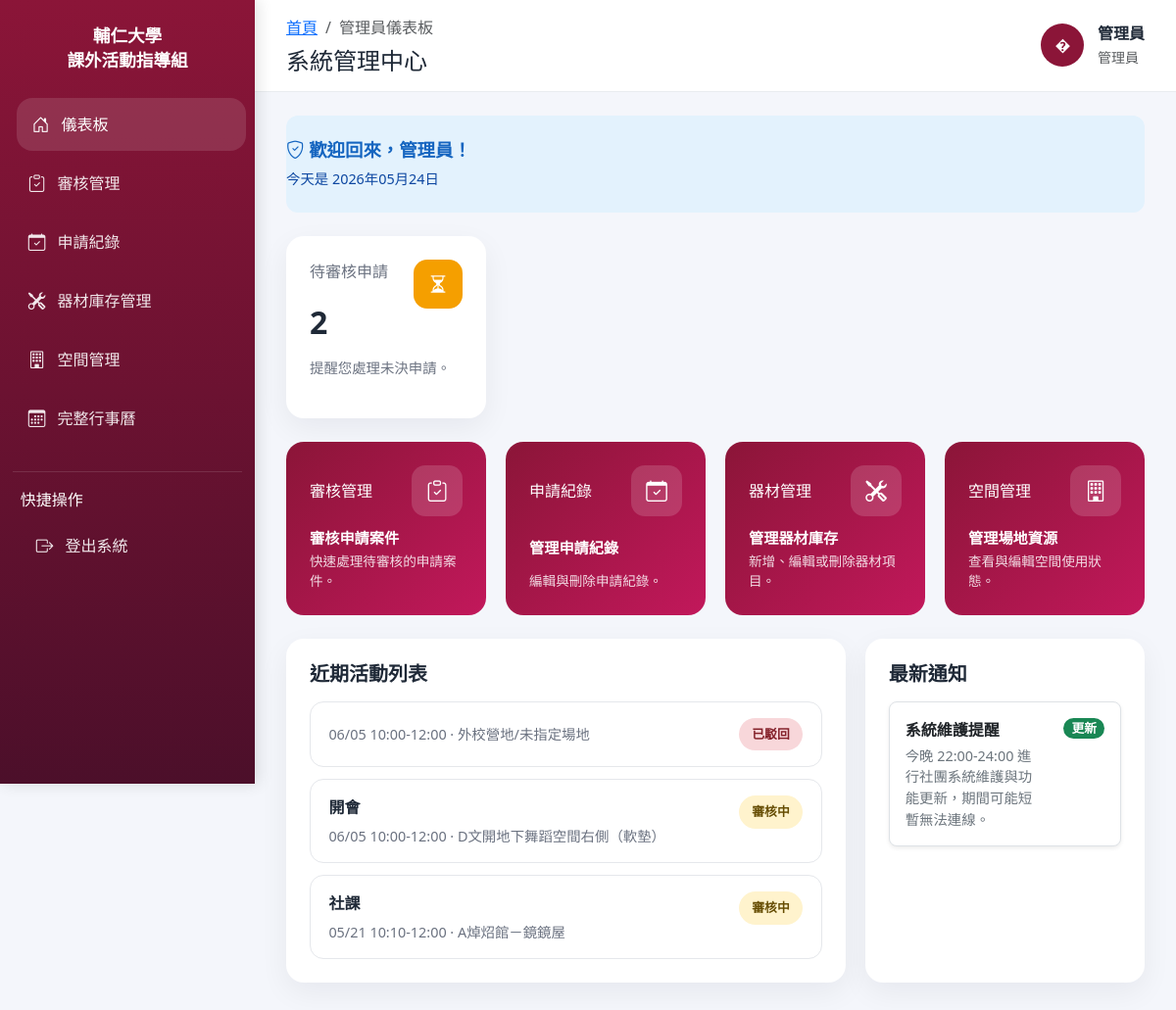
The page /admin/dashboard.php (signed in) on the database its author committed.
### tables this page shows
CREATE TABLE `events` (
  `event_id` int(11) NOT NULL,
  `user_id` int(11) NOT NULL,
  `event_name` varchar(255) NOT NULL,
  `club_name` varchar(100) NOT NULL,
  `description` text,
  `document_path` varchar(255) DEFAULT NULL,
  `venue_doc_path` varchar(255) DEFAULT NULL,
  `equipment_doc_path` varchar(255) DEFAULT NULL,
  `start_time` datetime NOT NULL,
  `end_time` datetime NOT NULL,
  `status` enum('pending','approved','rejected','cancelled') DEFAULT 'pending',
  `review_note` text,
  `original_event_id` int(11) DEFAULT NULL,
  `created_at` timestamp NULL DEFAULT CURRENT_TIMESTAMP
);

CREATE TABLE `spaces` (
  `space_id` int(11) NOT NULL,
  `space_name` varchar(100) NOT NULL,
  `capacity` int(11) DEFAULT NULL,
  `space_status` enum('available','maintenance') DEFAULT 'available',
  `created_at` timestamp NULL DEFAULT CURRENT_TIMESTAMP,
  `status` int(11) NOT NULL
);

CREATE TABLE `notifications` (
  `id` int(11) NOT NULL,
  `title` varchar(255) NOT NULL,
  `content` text NOT NULL,
  `type` varchar(50) DEFAULT 'info',
  `created_at` timestamp NULL DEFAULT CURRENT_TIMESTAMP
);

### admin/dashboard.php (the view, shortened to what this page needs)
<?php
require_once(__DIR__ . "/../DB/db_config.php");
$user_name = $_SESSION['user_name'] ?? '管理員';
$pending_count = 0;
$recent_events = [];
$sql_pending = "SELECT COUNT(*) AS cnt FROM events WHERE status = 'pending'";
$result_pending = $conn->query($sql_pending);
if ($result_pending) {
    $row = $result_pending->fetch_assoc();
    $pending_count = intval($row['cnt']);
}
$sql_recent = "SELECT e.event_id, e.event_name, e.club_name, e.start_time, e.end_time, e.status, s.space_name
               FROM events e
               LEFT JOIN reservations r ON e.event_id = r.event_id
               LEFT JOIN spaces s ON r.space_id = s.space_id
               ORDER BY e.event_id DESC
               LIMIT 5";
$result_recent = $conn->query($sql_recent);
if ($result_recent) {
    $recent_events = $result_recent->fetch_all(MYSQLI_ASSOC);
}
$notifications = [];
$noti_sql = "SELECT title, content, type FROM notifications ORDER BY created_at DESC LIMIT 3";
$noti_result = $conn->query($noti_sql);
if ($noti_result) {
    while ($row = $noti_result->fetch_assoc()) {
        $notifications[] = $row;
    }
}
?>
<!DOCTYPE html>
<html lang="zh-TW">
<head>
    <link href="https://cdn.jsdelivr.net/npm/bootstrap@5.3.0/dist/css/bootstrap.min.css" rel="stylesheet">
    <link href="https://cdn.jsdelivr.net/npm/bootstrap-icons@1.10.5/font/bootstrap-icons.css" rel="stylesheet">
</head>
<body>
    <aside class="sidebar">
        <div class="brand">
            <h4>輔仁大學<br>課外活動指導組</h4>
        </div>
        <nav class="nav flex-column">
            <a class="nav-link active" href="dashboard.php"><i class="bi bi-house-door"></i> 儀表板</a>
            <a class="nav-link" href="review.php"><i class="bi bi-clipboard-check"></i> 審核管理</a>
            <a class="nav-link" href="event_mgmt.php"><i class="bi bi-calendar-check"></i> 申請紀錄</a>
            <a class="nav-link" href="equipment_mgmt.php"><i class="bi bi-tools"></i> 器材庫存管理</a>
            <a class="nav-link" href="space_mgmt.php"><i class="bi bi-building"></i> 空間管理</a>
            <a class="nav-link" href="calendar.php"><i class="bi bi-calendar3"></i> 完整行事曆</a>
        </nav>
        <div class="sidebar-section">
            <p class="mb-2">快捷操作</p>
            <a class="nav-link" href="../logout.php"><i class="bi bi-box-arrow-right"></i> 登出系統</a>
        </div>
    </aside>
    <main class="main-content">
        <header class="top-navbar">
            <div>
                <ol class="breadcrumb mb-0">
                    <li class="breadcrumb-item"><a href="dashboard.php">首頁</a></li>
                    <li class="breadcrumb-item active" aria-current="page">管理員儀表板</li>
                </ol>
                <h4 class="mt-2 mb-0">系統管理中心</h4>
            </div>
            <div class="user-card" style="cursor: pointer;" onclick="location.href='profile.php'" title="點擊查看個人檔案">
                <div class="user-avatar"><?php echo htmlspecialchars(substr($user_name, 0, 1)); ?></div>
                <div>
                    <div class="fw-bold"><?php echo htmlspecialchars($user_name); ?></div>
                    <small class="text-muted">管理員</small>
                </div>
            </div>
        </header>
        <section class="dashboard-grid">
            <div class="welcome-banner">
                <div class="welcome-inner">
                    <div>
                        <h5>
                            <i class="bi bi-shield-check"></i> 歡迎回來，<?php echo htmlspecialchars($user_name); ?>！
                        </h5>
                        <p>
                            今天是 <?php echo date('Y年m月d日'); ?>
                        </p>
                    </div>
                </div>
            </div>
            <div class="summary-row">
                <div class="card-panel pending">
                    <div class="d-flex justify-content-between align-items-start">
                        <div>
                            <div class="label">待審核申請</div>
                            <div class="value"><?php echo htmlspecialchars($pending_count); ?></div>
                        </div>
                        <div class="icon-box"><i class="bi bi-hourglass-split"></i></div>
                    </div>
                    <p class="footer-note">提醒您處理未決申請。</p>
                </div>
            </div>
            <div class="quick-actions">
                <div class="action-card review" onclick="location.href='review.php'">
                    <div class="action-top">
                        <span>審核管理</span>
                        <div class="action-icon"><i class="bi bi-clipboard-check"></i></div>
                    </div>
                    <h6>審核申請案件</h6>
                    <p>快速處理待審核的申請案件。</p>
                </div>
                <div class="action-card event" onclick="location.href='event_mgmt.php'">
                    <div class="action-top">
                        <span>申請紀錄</span>
                        <div class="action-icon"><i class="bi bi-calendar-check"></i></div>
                    </div>
                    <h6>管理申請紀錄</h6>
                    <p>編輯與刪除申請紀錄。</p>
                </div>
                <div class="action-card equipment" onclick="location.href='equipment_mgmt.php'">
                    <div class="action-top">
                        <span>器材管理</span>
                        <div class="action-icon"><i class="bi bi-tools"></i></div>
                    </div>
                    <h6>管理器材庫存</h6>
                    <p>新增、編輯或刪除器材項目。</p>
                </div>
                <div class="action-card space" onclick="location.href='space_mgmt.php'">
                    <div class="action-top">
                        <span>空間管理</span>
                        <div class="action-icon"><i class="bi bi-building"></i></div>
                    </div>
                    <h6>管理場地資源</h6>
                    <p>查看與編輯空間使用狀態。</p>
                </div>
            </div>
            <div class="panel-row">
                <section class="panel-full">
                    <h5>近期活動列表</h5>
                    <div class="event-list">
                        <?php if (empty($recent_events)): ?>
                            <div class="event-card">
                                <div class="title">目前尚無近期活動申請。</div>
                            </div>
                        <?php else: ?>
                            <?php foreach ($recent_events as $event): ?>
                                <?php
                                    $start_date = date('m/d', strtotime($event['start_time']));
                                    $end_date = date('m/d', strtotime($event['end_time']));
                                    $start_time = date('H:i', strtotime($event['start_time']));
                                    $end_time = date('H:i', strtotime($event['end_time']));
                                    $time_display = ($start_date === $end_date)
                                        ? "{$start_date} {$start_time}-{$end_time}"
                                        : "{$start_date} {$start_time} - {$end_date} {$end_time}";
                                ?>
                                <div class="event-card">
                                    <div class="d-flex justify-content-between align-items-start">
                                        <div>
                                            <div class="title"><?= htmlspecialchars($event['event_name']) ?></div>
                                            <div class="meta">
                                                <?= htmlspecialchars($time_display) ?> · <?= htmlspecialchars($event['space_name'] ?? '外校營地/未指定場地') ?>
                                            </div>
                                        </div>
                                        <?php if ($event['status'] === 'approved'): ?>
                                            <span class="status-pill status-approved">已核准</span>
                                        <?php elseif ($event['status'] === 'pending'): ?>
                                            <span class="status-pill status-pending">審核中</span>
                                        <?php else: ?>
                                            <span class="status-pill status-alert">已駁回</span>
                                        <?php endif; ?>
                                    </div>
                                </div>
                            <?php endforeach; ?>
                        <?php endif; ?>
                    </div>
                </section>
                <section class="panel-full">
                    <h5>最新通知</h5>
                    <div class="notification-list">
                        <?php if (!empty($notifications)): ?>
                            <?php foreach ($notifications as $noti): ?>
                                <div class="notification-card p-3 mb-2 border rounded-3 bg-white shadow-sm d-flex justify-content-between align-items-start">
                                    <div style="flex: 1; padding-right: 10px;">
                                        <div class="title fw-bold text-dark mb-1"><?php echo htmlspecialchars($noti['title']); ?></div>
                                        <div class="meta text-secondary small"><?php echo htmlspecialchars($noti['content']); ?></div>
                                    </div>
                                    <?php
                                    $type = $noti['type'];
                                    if ($type === 'update' || $type === '更新') {
                                        echo '<span class="badge bg-success text-white px-2 py-1 small">更新</span>';
                                    } elseif ($type === 'alert' || $type === '提醒' || $type === '緊急') {
                                        echo '<span class="badge bg-danger text-white px-2 py-1 small">提醒</span>';
                                    } else {
                                        echo '<span class="badge bg-primary text-white px-2 py-1 small">新消息</span>';
                                    }
                                    ?>
                                </div>
                            <?php endforeach; ?>
                        <?php endif; ?>
                    </div>
                </section>
            </div>
        </section>
    </main>
</body>
</html>

### rows shown on the page
events: time_display "06/05 10:00-12:00", space_name "外校營地/未指定場地", status "已駁回"
events: event_name "開會", time_display "06/05 10:00-12:00", spaces.space_name "D文開地下舞蹈空間右側（軟墊）", status "審核中"
events: event_name "社課", time_display "05/21 10:10-12:00", spaces.space_name "A焯炤館－鏡鏡屋", status "審核中"
notifications: title "系統維護提醒", content "今晚 22:00-24:00 進行社團系統維護與功能更新，期間可能短暫無法連線。", type "更新"

### other values the page prints
substr($user_name, 0, 1) "�"
$user_name "管理員"
$pending_count "2"
